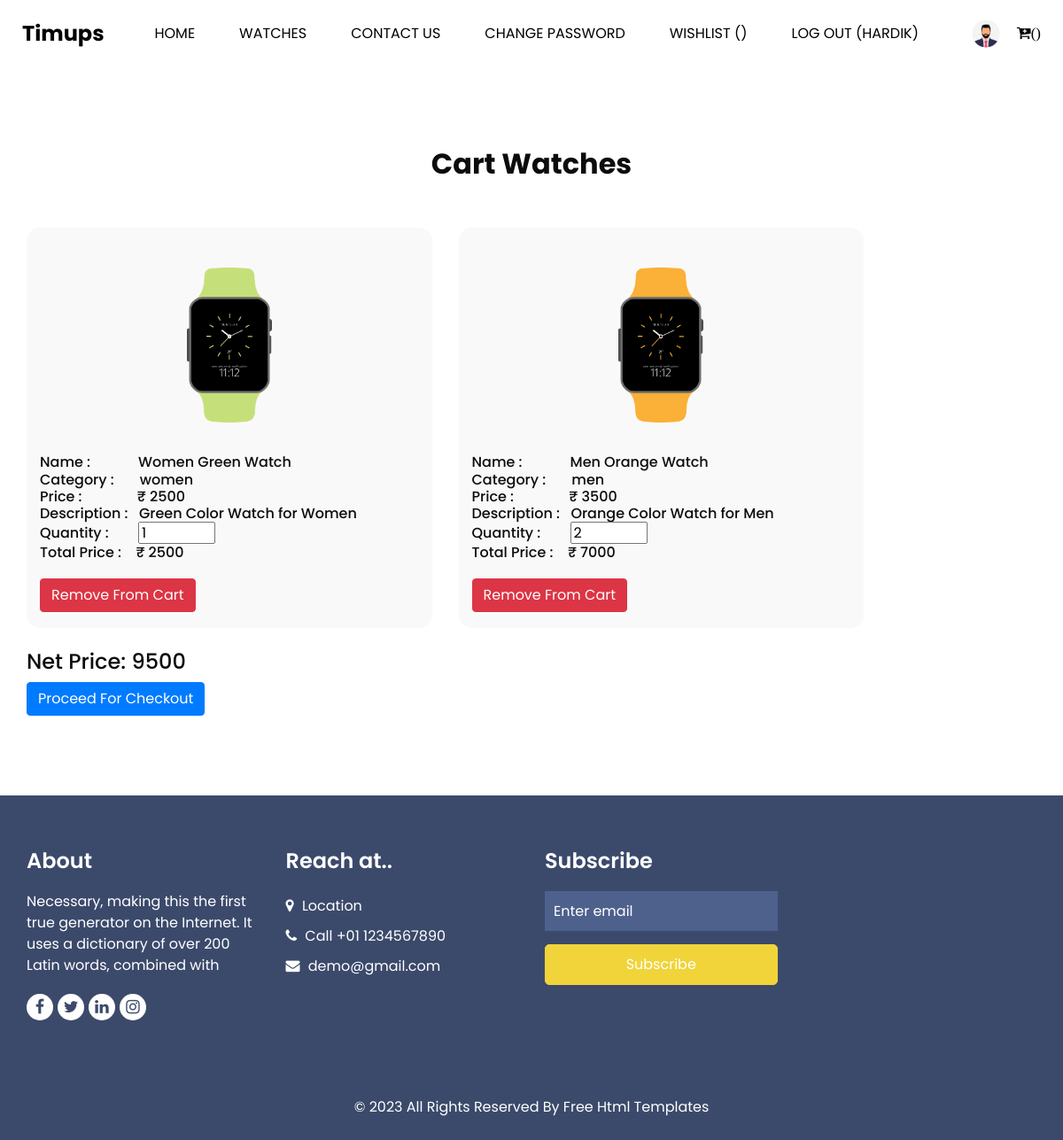
The app's page /cart (signed in) with its own data.
### myapp/models.py (models this page shows, shortened)
class User(models.Model):
    fname=models.CharField(max_length=100)
    lname=models.CharField(max_length=100)
    email=models.EmailField()
    mobile=models.PositiveIntegerField()
    address=models.TextField()
    password=models.CharField(max_length=100)
    usertype=models.CharField(max_length=100,default="buyer")
    profile_pic=models.ImageField(upload_to="profile_pic/",default="")

class Cart(models.Model):
    user=models.ForeignKey(User,on_delete=models.CASCADE)
    product=models.ForeignKey(Product,on_delete=models.CASCADE)
    date=models.DateTimeField(default=timezone.now)
    product_price=models.PositiveIntegerField()
    product_qty=models.PositiveIntegerField()
    total_price=models.PositiveIntegerField()
    payment_status=models.BooleanField(default=False)

class Product(models.Model):
    category=(
            ("men","men"),
            ("women","women"),
            ("kids","kids"),
        )
    seller=models.ForeignKey(User,on_delete=models.CASCADE)
    product_category=models.CharField(max_length=100,choices=category)
    product_name=models.CharField(max_length=100)
    product_price=models.PositiveIntegerField()
    product_desc=models.TextField()
    product_pic=models.ImageField(upload_to="product_pic/",default="")

### myapp/views.py (the view)
# urls.py: path('cart',views.cart,name='cart'),
def cart(request):
	user=User.objects.get(email=request.session['email'])
	carts=Cart.objects.filter(user=user)
	net_price=0
	for i in carts:
		net_price=net_price+i.total_price
	return render(request,'cart.html',{'carts':carts,'net_price':net_price})

### myapp/templates/cart.html (shortened to what this page needs)
{% extends 'header.html' %}
{% block content %}
{% load static %}
<!DOCTYPE html>
<html lang="en">
<head>
</head>
  <section class="shop_section layout_padding">
    <div class="container">
      <div class="heading_container heading_center">
        <h2>
            {% if carts %}
                Cart Watches
            {% else %}
                No Watches In Cart
            {% endif %}
        </h2>
      </div>
      <div class="row">
        {%  for i in carts %}
        <div class="col-sm-3 col-xl-5">
          <div class="box">
              <div class="img-box">
                <img src="{{ i.product.product_pic.url }}" alt="">
              </div>
              <div class="detail-box">
                <h6>
                    Name : &nbsp;&nbsp;&nbsp;&nbsp;&nbsp;&nbsp;&nbsp;&nbsp;&nbsp;&nbsp;&nbsp;&nbsp;{{i.product.product_name}}<br>
                    Category : &nbsp;&nbsp;&nbsp;&nbsp;&nbsp; {{i.product.product_category}}<br>
                    Price : &nbsp;&nbsp;&nbsp;&nbsp;&nbsp;&nbsp;&nbsp;&nbsp;&nbsp;&nbsp;&nbsp;&nbsp;&nbsp; ₹ {{i.product_price}}<br>
                    Description :&nbsp;&nbsp;&nbsp;{{i.product.product_desc}}<br>
                    <form name="change_qty" method="post" action="{% url 'change_qty' %}">
                        Quantity : &nbsp;&nbsp;&nbsp;&nbsp;&nbsp;&nbsp;&nbsp;<input type="number" name="product_qty" value="{{i.product_qty}}" min="1" max="10" onchange="this.form.submit()">
                    </form>
                    Total Price :&nbsp;&nbsp;&nbsp;&nbsp;₹ {{i.total_price }}
                    <br>
                    <br>
                    <a href="{% url 'remove_from_cart' pk=i.product.pk %}"><input type="button" value="Remove From Cart" class="btn btn-danger"></a>
                  </h6>
              </div>
          </div>
        </div>
        {%  endfor  %}
      </div>
      <br>
        <h4>
            Net Price: {{net_price}}
        </h4>
        {% if net_price > 0 %}
        <form method="post" action="{% url 'pay' %}">
          <input type="submit" value="Proceed For Checkout" class="btn btn-primary">
        </form>
        {% endif %}
    </div>
  </section>
</body>
</html>
{% endblock %}

### myapp/templates/header.html (shortened to what this page needs)
{% load static %}
<!DOCTYPE html>
<html lang="en">
<head>
  <link rel="stylesheet" type="text/css" href="{% static 'css/bootstrap.css' %}" />
  <link rel="stylesheet" type="text/css" href="https://cdnjs.cloudflare.com/ajax/libs/OwlCarousel2/2.3.4/assets/owl.carousel.min.css" />
  <link href="{% static 'css/font-awesome.min.css' %}" rel="stylesheet" />
  <link href="{% static 'css/style.css' %}" rel="stylesheet" />
  <link href="{% static 'css/responsive.css' %}" rel="stylesheet" />
</head>
<body>
    <header class="header_section">
      <div class="container-fluid">
        <nav class="navbar navbar-expand-lg custom_nav-container ">
          <a class="navbar-brand" href="/">
            <span>
              Timups
            </span>
          </a>
          <div class="collapse navbar-collapse" id="navbarSupportedContent">
            <ul class="navbar-nav">
              <li class="nav-item active">
                <a class="nav-link" href="/">Home <span class="sr-only">(current)</span></a>
              </li>
              <li class="nav-item">
                <a class="nav-link" href="{% url 'product' %}"> Watches </a>
              </li>
              <li class="nav-item">
                <a class="nav-link" href="{% url 'contact' %}">Contact Us</a>
              </li>
              {% if request.session.email %}
              <li class="nav-item">
                <a class="nav-link" href="{% url 'change_password' %}"> Change Password</a>
              </li>
              <li class="nav-item">
                <a class="nav-link" href="{% url 'wishlist' %}"> Wishlist ({{request.session.wishlist_count}})</a>
              </li>
              <li class="nav-item">
                <a class="nav-link" href="{% url 'logout' %}"> Log Out ({{request.session.fname}})</a>
              </li>
              {% endif %}
            </ul>
            {% if request.session.email %}
            <div class="user_option-box">
              <a href="{% url 'profile' %}">
                <img src="{{request.session.profile_pic}}" width="40px" height="40px" style="border-radius: 60%;">
              </a>
              <a href="{% url 'cart' %}">
                <i class="fa fa-cart-plus" aria-hidden="true">({{request.session.cart_count}})</i>
              </a>
            </div>
            {% endif %}
          </div>
        </nav>
      </div>
    </header>
  {% block content %}
  {% endblock %}
  <footer class="footer_section">
    <div class="container">
      <div class="row">
        <div class="col-md-6 col-lg-3 footer-col">
          <div class="footer_detail">
            <h4>
              About
            </h4>
            <p>
              Necessary, making this the first true generator on the Internet. It uses a dictionary of over 200 Latin words, combined with
            </p>
            <div class="footer_social">
              <a href="">
                <i class="fa fa-facebook" aria-hidden="true"></i>
              </a>
              <a href="">
                <i class="fa fa-twitter" aria-hidden="true"></i>
              </a>
              <a href="">
                <i class="fa fa-linkedin" aria-hidden="true"></i>
              </a>
              <a href="">
                <i class="fa fa-instagram" aria-hidden="true"></i>
              </a>
            </div>
          </div>
        </div>
        <div class="col-md-6 col-lg-3 footer-col">
          <div class="footer_contact">
            <h4>
              Reach at..
            </h4>
            <div class="contact_link_box">
              <a href="">
                <i class="fa fa-map-marker" aria-hidden="true"></i>
                <span>
                  Location
                </span>
              </a>
              <a href="">
                <i class="fa fa-phone" aria-hidden="true"></i>
                <span>
                  Call +01 1234567890
                </span>
              </a>
              <a href="">
                <i class="fa fa-envelope" aria-hidden="true"></i>
                <span>
                  demo@gmail.com
                </span>
              </a>
            </div>
          </div>
        </div>
        <div class="col-md-6 col-lg-3 footer-col">
          <div class="footer_contact">
            <h4>
              Subscribe
            </h4>
            <form action="">
              <input type="text" placeholder="Enter email" />
              <button type="submit">
                Subscribe
              </button>
            </form>
          </div>
        </div>
        <div class="col-md-6 col-lg-3 footer-col">
          <div class="map_container">
            <div class="map">
              <div id="googleMap"></div>
            </div>
          </div>
        </div>
      </div>
      <div class="footer-info">
        <p>
          &copy; <span id="displayYear"></span> All Rights Reserved By
          <a href="https://html.design/">Free Html Templates</a>
        </p>
      </div>
    </div>
  </footer>
</body>
</html>

### myapp/static/css/responsive.css (style rules this page uses)
@media (min-width: 1200px) { .container { max-width: 1170px; } }

### records on screen
User: session.fname "HARDIK"
Cart: product.product_pic (picture), product.product_name "Women Green Watch", product.product_category "women", product_price "2500", product.product_desc "Green Color Watch for Women", product_qty "1", total_price "2500"
Cart: product.product_pic (picture), product.product_name "Men Orange Watch", product.product_category "men", product_price "3500", product.product_desc "Orange Color Watch for Men", product_qty "2", total_price "7000"

### other values on screen
{{ net_price }} "9500"
